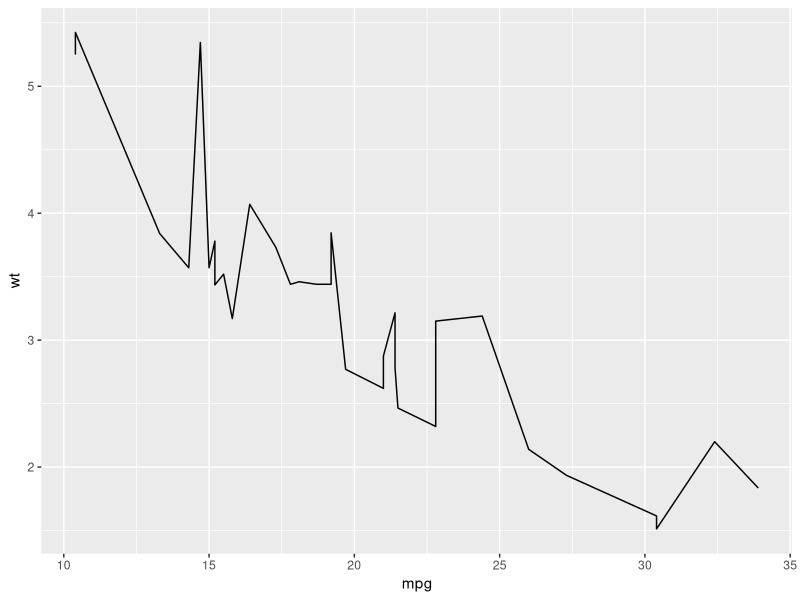
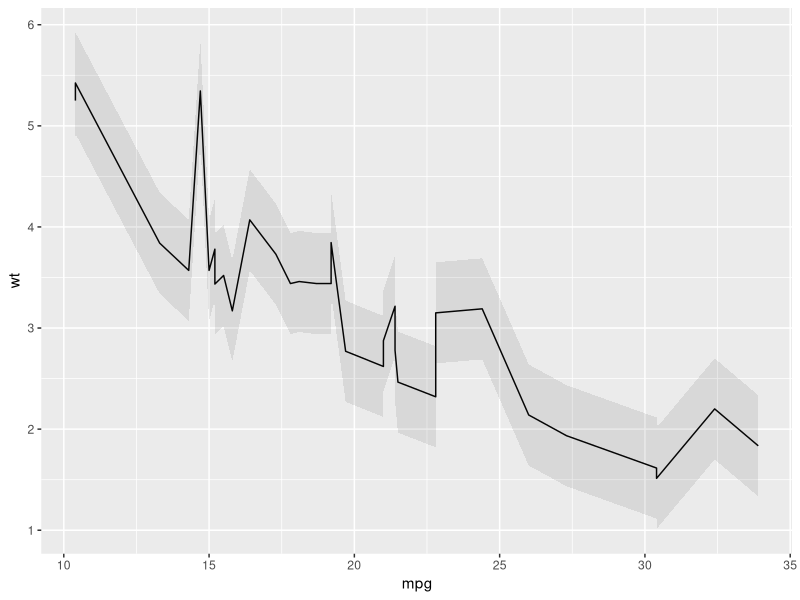
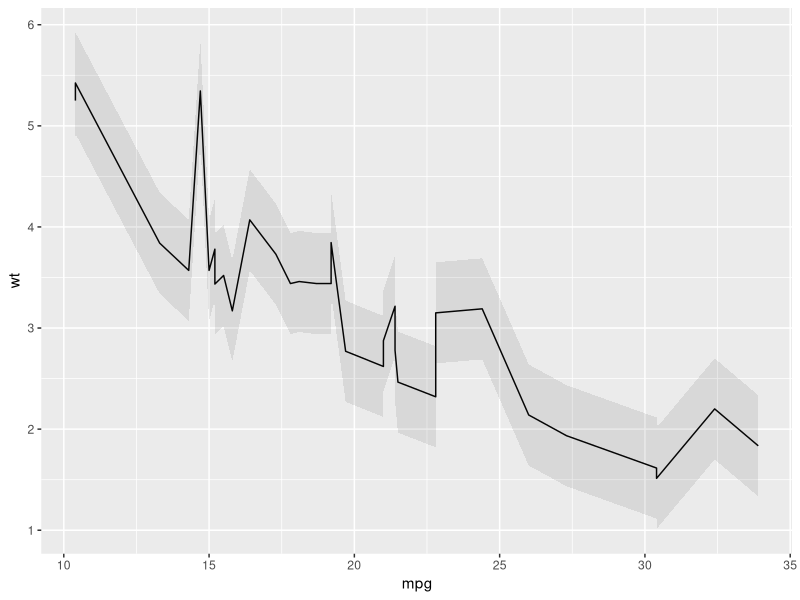

Write R code to recreate these figures, in order. (Note: this script raises an error after producing the figures.)
rm(list=ls(all=TRUE)) #Clear the memory of variables from previous run. This is not called by knitr, because it's above the first chunk.
require(ggplot2)
require(datasets)

#Create a simple dataset for the line
dsLine <- mtcars[ c("mpg", "wt")]

#Create a dataset for the ribbon and REMOVE the y variable
dsRibbon <- dsLine
dsRibbon$upper <- dsRibbon$wt + .5
dsRibbon$lower <- dsRibbon$wt - .5
dsRibbon$waylower <- dsRibbon$wt - 10

dsRibbon$wt <- NULL

g <- ggplot(dsLine, aes_string(x="mpg", y="wt")) +
  geom_line() 
g

#Setting y to NULL works with `aes` (unlike `aes_string` below).
g + geom_ribbon(mapping=aes(y=NULL, ymin=lower, ymax=upper), data=dsRibbon, alpha=.1)

#This still looks for 'wt', even though y is set to NULL.
#   The error is "Error in eval(expr, envir, enclos) : object 'wt' not found"
g + geom_ribbon(mapping=aes_string(y=NULL, ymin="lower", ymax="upper"), data=dsRibbon, alpha=.1)

#This looks for `wt`, even though the the geom_ribbon doesn't need it (correct?).
#   The error is "Error in eval(expr, envir, enclos) : object 'wt' not found"
g + geom_ribbon(mapping=aes_string(ymin="lower", ymax="upper"), data=dsRibbon, alpha=.1)

#This changes y to some variable that is present in the dataset, but not used by geom_ribbon.
#   This produces the intended graph.
g + geom_ribbon(mapping=aes_string(y="lower", ymin="lower", ymax="upper"), data=dsRibbon, alpha=.1)

#This changes y to some variable that is present in the dataset, but not used by geom_ribbon.
#   However the low value still affects the y coordinates.
g + geom_ribbon(mapping=aes_string(y="waylower", ymin="lower", ymax="upper"), data=dsRibbon, alpha=.1)
